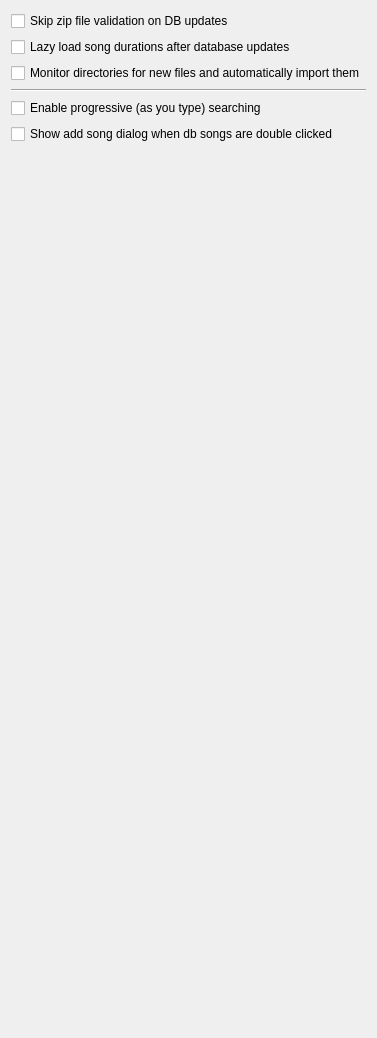
          <widget class="QWidget" name="tab">
           <attribute name="title">
            <string>Database</string>
           </attribute>
           <layout class="QVBoxLayout" name="verticalLayout_2">
            <item>
             <widget class="QCheckBox" name="checkBoxDbSkipValidation">
              <property name="text">
               <string>Skip zip file validation on DB updates</string>
              </property>
             </widget>
            </item>
            <item>
             <widget class="QCheckBox" name="checkBoxLazyLoadDurations">
              <property name="text">
               <string>Lazy load song durations after database updates</string>
              </property>
             </widget>
            </item>
            <item>
             <widget class="QCheckBox" name="checkBoxMonitorDirs">
              <property name="text">
               <string>Monitor directories for new files and automatically import them</string>
              </property>
             </widget>
            </item>
            <item>
             <widget class="Line" name="line_2">
              <property name="orientation">
               <enum>Qt::Horizontal</enum>
              </property>
             </widget>
            </item>
            <item>
             <widget class="QCheckBox" name="checkBoxProgressiveSearch">
              <property name="text">
               <string>Enable progressive (as you type) searching</string>
              </property>
             </widget>
            </item>
            <item>
             <widget class="QCheckBox" name="checkBoxShowAddDlgOnDbDblclk">
              <property name="toolTip">
               <string>&lt;html&gt;&lt;head/&gt;&lt;body&gt;&lt;p&gt;If checked, shows a dialog for adding songs when songs in the database list are double clicked.&lt;/p&gt;&lt;p&gt;&lt;br/&gt;&lt;/p&gt;&lt;p&gt;If unchecked, the song will be added to whichever singer is selected at the time. (default behavior)&lt;/p&gt;&lt;/body&gt;&lt;/html&gt;</string>
              </property>
              <property name="text">
               <string>Show add song dialog when db songs are double clicked</string>
              </property>
             </widget>
            </item>
            <item>
             <spacer name="verticalSpacer_9">
              <property name="orientation">
               <enum>Qt::Vertical</enum>
              </property>
              <property name="sizeHint" stdset="0">
               <size>
                <width>20</width>
                <height>883</height>
               </size>
              </property>
             </spacer>
            </item>
           </layout>
          </widget>
